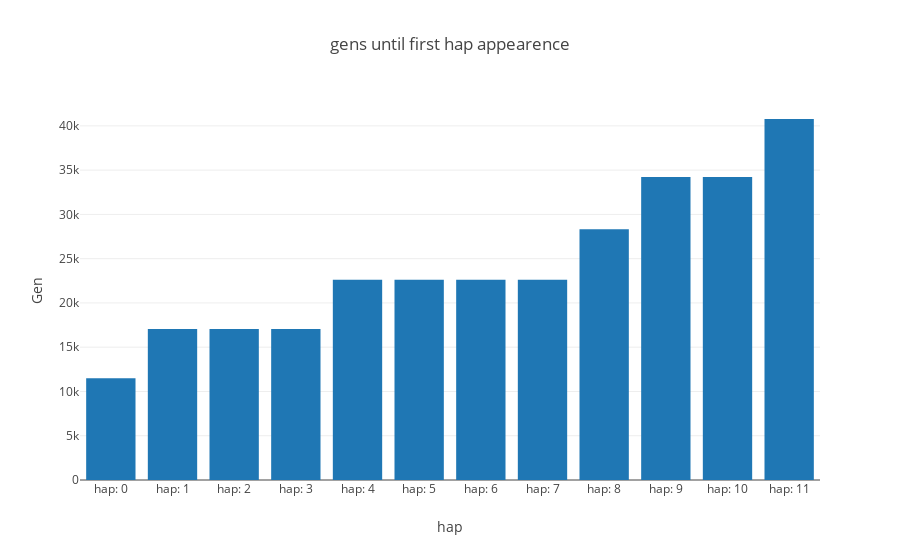

Here is the notebook cell this chart was saved with:
### Code cell
from structure_tools.Coalesce_plots import plot_InfSites_gens

Anc_poss= root_lib[sink][-2]

hap_frame, fig_gens= plot_InfSites_gens(Anc_poss,point_up,root_lib,range_theta,Theta= Theta,height= 500,width= 900)

iplot(fig_gens)

### Figure 1 — Plotly figure (JSON) as saved in the notebook; plotly's stock layout.template omitted (floating-point values rounded to 4 significant figures)
{"data": [{"type": "bar", "uid": "b189dad7-5221-4162-bdcd-43b3ec2b70d9", "x": ["hap: 0", "hap: 1", "hap: 2", "hap: 3", "hap: 4", "hap: 5", "hap: 6", "hap: 7", "hap: 8", "hap: 9", "hap: 10", "hap: 11"], "y": [11500, 17060.0, 17060.0, 17060.0, 22610.0, 22610.0, 22610.0, 22610.0, 28330.0, 34220.0, 34220.0, 40780.0]}], "layout": {"barmode": "group", "title": {"text": "gens until first hap appearence"}, "xaxis": {"title": {"text": "hap"}}, "yaxis": {"title": {"text": "Gen"}}}}
